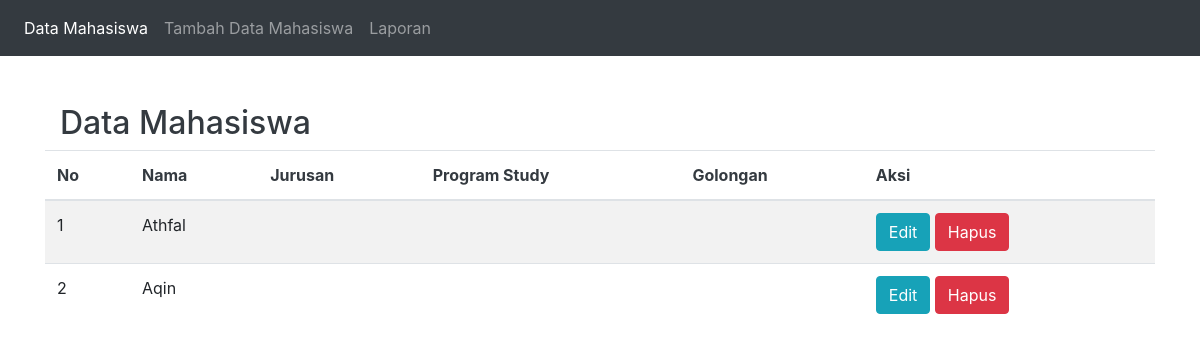
Before: / with the older database file.
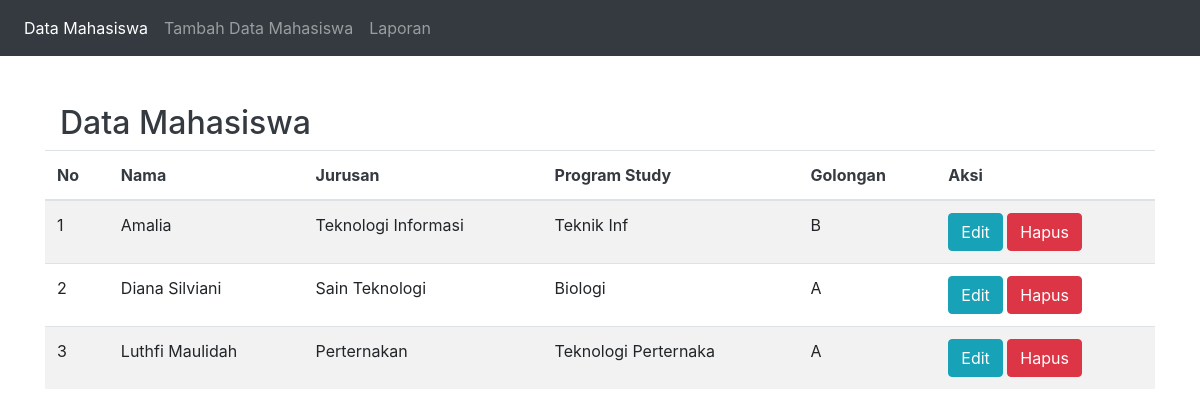
After: the same page with the newer database file.
### tables this page shows
CREATE TABLE `mahasiswa` (
  `id_mhs` int(11) NOT NULL,
  `nama_mhs` varchar(20) NOT NULL,
  `jurusan` varchar(30) NOT NULL,
  `prodi` varchar(20) NOT NULL,
  `golongan` varchar(1) NOT NULL
);

### index.php (the view)
<?php
include "header.php";
?>
<div class="container">
    <table class="table table-striped">
        <thead>
            <div>
            <div class="content-header">
            <div class="container-fluid">
                <div class="row mb-2">
                <div class="col-sm-6">
                    <h2 class="m-0 text-dark">Data Mahasiswa</h2>
            </div>
            <tr>
                <th class="m-0 text-dark" >No</th>
                <th class="m-0 text-dark" >Nama</th>
                <th class="m-0 text-dark" >Jurusan</th>
                <th class="m-0 text-dark" >Program Study</th>
                <th class="m-0 text-dark" >Golongan</th>
                <th class="m-0 text-dark" >Aksi</th>
            </tr>
        </thead>
        <tbody>
            <?php
            $no = 1;
            $sql = "select * from mahasiswa";
            $data = $konek->prepare($sql);
            $data->execute();
            while ($d = $data->fetch(PDO::FETCH_ASSOC)) {
            ?>
                <tr>
                    <td><?= $no++ ?></td>
                    <td><?= $d['nama_mhs'] ?></td>
                    <td><?= $d['jurusan']; ?></td>
                    <td><?= $d['prodi']; ?></td>
                    <td><?= $d['golongan']; ?></td>
                    <td>
                        <a href="edit.php?id=<?= $d['id_mhs'] ?>" class="btn btn-info">Edit</a>
                        <a href="aksi.php?p=hapus&id=<?= $d['id_mhs'] ?>" class="btn btn-danger">Hapus</a>
                    </td>
                </tr>
            <?php } ?>
        </tbody>
    </table>
</div>

### header.php (shortened to what this page needs)
<!DOCTYPE html>
<html lang="en">
<head>
    <link rel="stylesheet" href="css/bootstrap.min.css">
</head>
<body>
    <nav class="navbar navbar-expand-sm bg-dark navbar-dark mb-5">
        <ul class="navbar-nav">
            <li class="nav-item active">
                <a class="nav-link" href=".">Data Mahasiswa</a>
            </li>
            <li class="nav-item">
                <a class="nav-link" href="tambah.php">Tambah Data Mahasiswa</a>
            </li>
            <li class="nav-item">
                <a class="nav-link" href="laporan.php">Laporan</a>
            </li>
        </ul>
    </nav>
</body>
</html>

Changed rows visible on the page:
removed mahasiswa: nama_mhs "Athfal"
removed mahasiswa: nama_mhs "Aqin"
added mahasiswa: nama_mhs "Amalia", jurusan "Teknologi Informasi", prodi "Teknik Inf", golongan "B"
added mahasiswa: nama_mhs "Diana Silviani", jurusan "Sain Teknologi", prodi "Biologi", golongan "A"
added mahasiswa: nama_mhs "Luthfi Maulidah", jurusan "Perternakan", prodi "Teknologi Perternaka", golongan "A"
